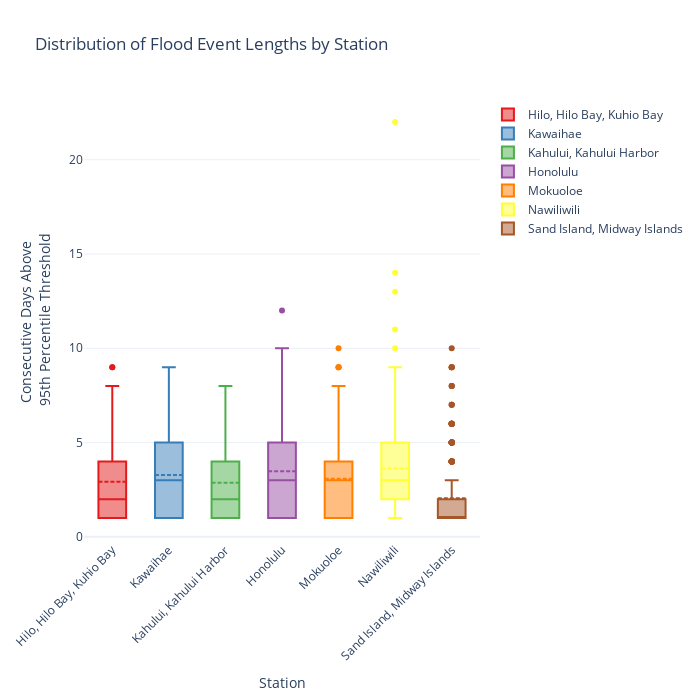

Notebook code for this chart:
### Markdown cell above
## Examine the distribution through box plots
Here we seek the answer the question: how common is it to have XX number of consecutive days above a given threshold?

### Code cell
import plotly.graph_objects as go
import seaborn as sns

# Use the Seaborn "Set1" palette
palette = sns.color_palette("Set1", n_colors=8)
colors = [f"rgba({int(r*255)}, {int(g*255)}, {int(b*255)}, 0.5)" for r, g, b in palette]  # 0.5 for 50% transparency

# Convert the flood_events dictionary into a format suitable for Plotly
data = []

for color, (station, events) in zip(colors, flood_events.items()):
    event_lengths = [e['length'] for e in events]
    data.append(go.Box(
        y=event_lengths,
        name=station,
        boxmean=True,  # To show the mean line
        boxpoints='outliers',  # Show only outliers as points
        line=dict(width=2, color=color.replace("0.5", "1")),  # Use solid color for the box outline
        fillcolor=color,  # Use the Seaborn color with transparency
        marker=dict(color=color.replace("0.5", "1"))  # Use solid color for markers
    ))

# Create the figure
fig = go.Figure(data=data)

# Update layout
fig.update_layout(
    
    title="Distribution of Flood Event Lengths by Station",
    yaxis_title=f"Consecutive Days Above <br>{percentile}th Percentile Threshold",
    xaxis_title="Station",
    xaxis_tickangle=-45,  # Rotate station names
    template="plotly_white",  # Use a white background template for clarity
    width=700, height=700  # Set the figure size
)

# Show the interactive plot
fig.show()

### Figure 1 — Plotly figure (JSON) as saved in the notebook; plotly's stock layout.template omitted (floating-point values rounded to 4 significant figures; data arrays with more than 128 entries replaced by an {"elided": "..."} marker saying what was removed)
{"data": [{"boxmean": true, "boxpoints": "outliers", "fillcolor": "rgba(228, 26, 28, 0.5)", "line": {"color": "rgba(228, 26, 28, 1)", "width": 2}, "marker": {"color": "rgba(228, 26, 28, 1)"}, "name": "Hilo, Hilo Bay, Kuhio Bay", "type": "box", "y": {"elided": "259 int values"}}, {"boxmean": true, "boxpoints": "outliers", "fillcolor": "rgba(55, 126, 184, 0.5)", "line": {"color": "rgba(55, 126, 184, 1)", "width": 2}, "marker": {"color": "rgba(55, 126, 184, 1)"}, "name": "Kawaihae", "type": "box", "y": {"elided": "185 int values"}}, {"boxmean": true, "boxpoints": "outliers", "fillcolor": "rgba(77, 175, 74, 0.5)", "line": {"color": "rgba(77, 175, 74, 1)", "width": 2}, "marker": {"color": "rgba(77, 175, 74, 1)"}, "name": "Kahului, Kahului Harbor", "type": "box", "y": {"elided": "264 int values"}}, {"boxmean": true, "boxpoints": "outliers", "fillcolor": "rgba(152, 78, 163, 0.5)", "line": {"color": "rgba(152, 78, 163, 1)", "width": 2}, "marker": {"color": "rgba(152, 78, 163, 1)"}, "name": "Honolulu", "type": "box", "y": {"elided": "217 int values"}}, {"boxmean": true, "boxpoints": "outliers", "fillcolor": "rgba(255, 127, 0, 0.5)", "line": {"color": "rgba(255, 127, 0, 1)", "width": 2}, "marker": {"color": "rgba(255, 127, 0, 1)"}, "name": "Mokuoloe", "type": "box", "y": {"elided": "243 int values"}}, {"boxmean": true, "boxpoints": "outliers", "fillcolor": "rgba(255, 255, 51, 0.5)", "line": {"color": "rgba(255, 255, 51, 1)", "width": 2}, "marker": {"color": "rgba(255, 255, 51, 1)"}, "name": "Nawiliwili", "type": "box", "y": {"elided": "206 int values"}}, {"boxmean": true, "boxpoints": "outliers", "fillcolor": "rgba(166, 86, 40, 0.5)", "line": {"color": "rgba(166, 86, 40, 1)", "width": 2}, "marker": {"color": "rgba(166, 86, 40, 1)"}, "name": "Sand Island, Midway Islands", "type": "box", "y": {"elided": "365 int values"}}], "layout": {"height": 700, "title": {"text": "Distribution of Flood Event Lengths by Station"}, "width": 700, "xaxis": {"tickangle": -45, "title": {"text": "Station"}}, "yaxis": {"title": {"text": "Consecutive Days Above <br>95th Percentile Threshold"}}}}
